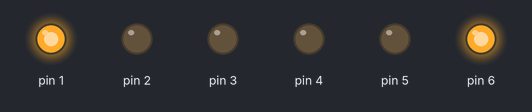
Recording of a sketch running on a simulated Arduino Uno, built with avr-gcc and run on an emulated ATmega328P. Shown: output pins drawn as LEDs (lit = HIGH).

Above: at 3.5 s.
At 7.5 s:
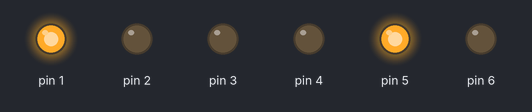
At 11.5 s:
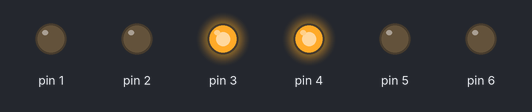
At 15.5 s:
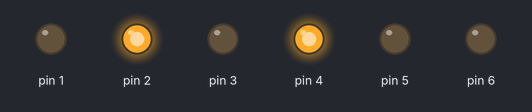
Timing chart, 0 to 20.8 s (numbered marks = the images above):
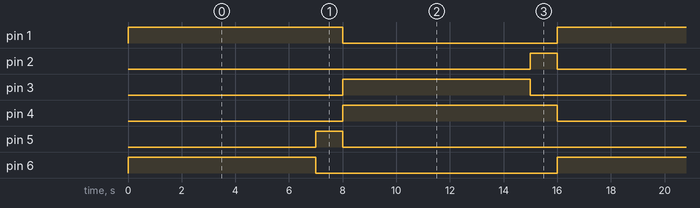

Measured:
- by itself, pin 1, pin 4: alternates HIGH for 8.0 s and LOW for 8.0 s
- by itself, pin 2, pin 5: alternates HIGH for 1.0 s and LOW for 15.0 s
- by itself, pin 3, pin 6: alternates HIGH for 7.0 s and LOW for 9.0 s

The sketch:

dengiaothong.ino
```cpp
void setup() {
  // put your setup code here, to run once:
pinMode(1,OUTPUT);
pinMode(2,OUTPUT);
pinMode(3,OUTPUT);
pinMode(4,OUTPUT);
pinMode(5,OUTPUT);
pinMode(6,OUTPUT);
}

void loop() {
digitalWrite(1,HIGH);
digitalWrite(6,HIGH);
delay(7000);
digitalWrite(6,LOW);
digitalWrite(5,HIGH);
delay(1000);
digitalWrite(5,LOW);
digitalWrite(1,LOW);
digitalWrite(4,HIGH);
digitalWrite(3,HIGH);
delay(7000);
digitalWrite(3,LOW);
digitalWrite(2,HIGH);
delay(1000);
digitalWrite(2,LOW);
digitalWrite(4,LOW);
}
```
